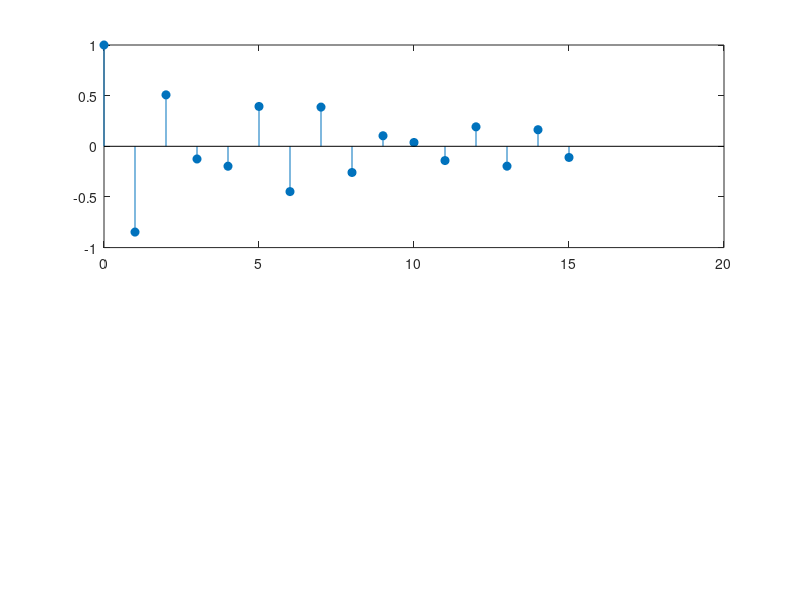

Write MATLAB code to recreate this figure. (Note: this script raises an error after producing the figure.)
clearvars
close all

% https://www.mathworks.com/help/signal/ug/ar-order-selection-with-partial-autocorrelation-sequence.html
rng(3)

L = 1e3;
A = [1 1.5 0.75];
x = filter(1, A ,randn(L,1));

%% PACF - Built-in command - Signal Processing Toolbox
k_max = 15;
[arcoefs,E,K] = aryule(x,k_max); % Yule-Walker algorithm
pacf_m = -K;

[Rx, lags] = xcorr(x,k_max,'normalized');

conf = sqrt(2)*erfinv(0.95)/sqrt(L);

figure(1)
subplot(211)
stem(0:k_max,Rx(k_max+1:end),'filled')
yline(conf,'--r')
yline(-conf,'--r')
ylabel('ACF')

subplot(212)
stem(1:k_max,pacf_m,'filled')
yline(conf,'--r')
yline(-conf,'--r')
xlabel('Lag')
ylabel('Partial ACF')

%% PACF - Built-in command - Econometrics Toolbox
figure(4)
subplot(211)
autocorr(x)
subplot(212)
parcorr(x)

%% phi_j,j - By definition
pacf = zeros(k_max,1);
R = xcorr(x,1,'coeff');
pacf(1) = R(end);
for i=2:length(pacf)
    a_lpc = lpc(x,i);
    pacf(i) = -a_lpc(end);
end
